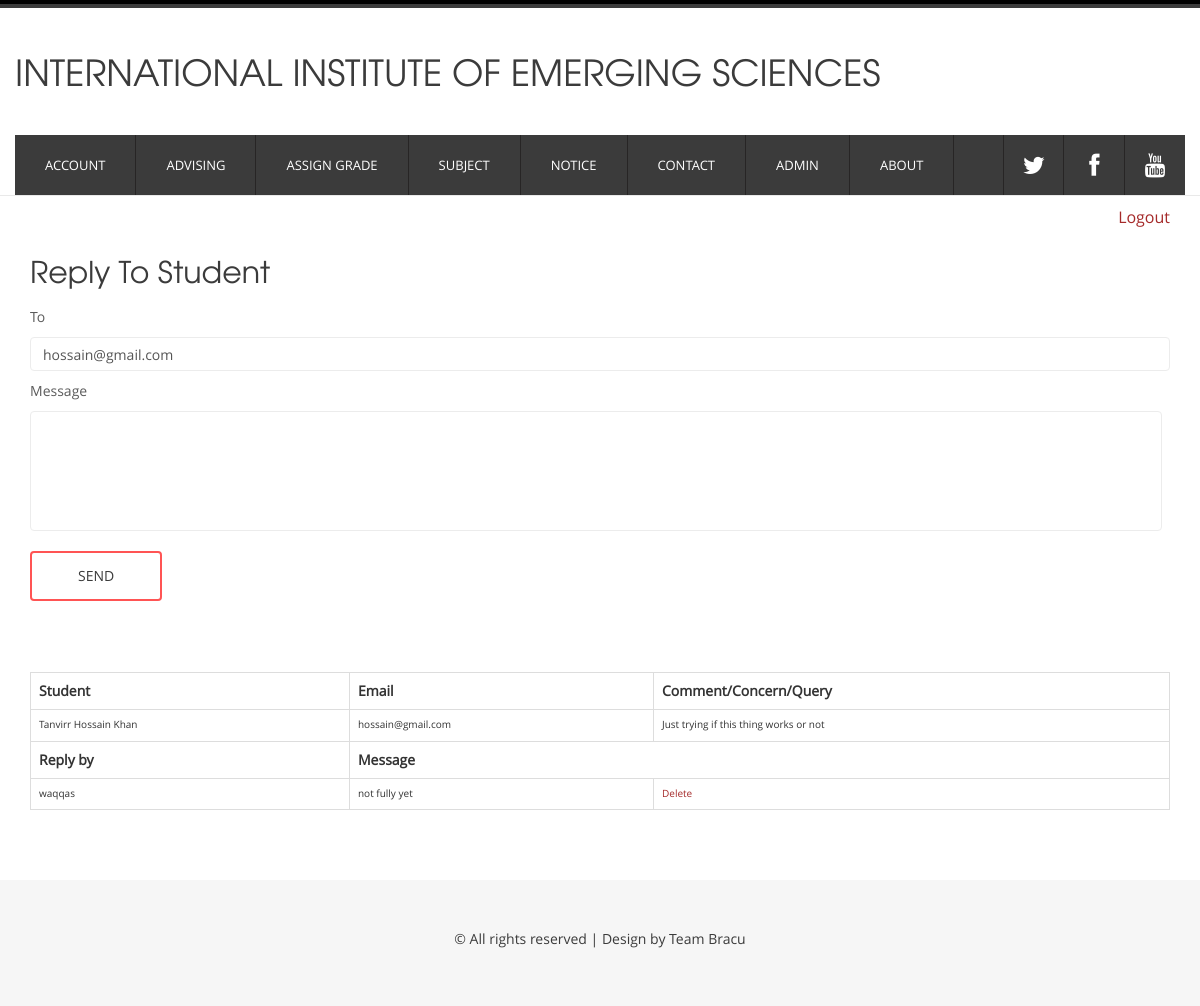
Screenshot of /includes/adminMail2.php?coId=13 (signed in) with the database file from the repository.
### tables this page shows
CREATE TABLE `contact` (
  `coId` int(4) NOT NULL,
  `name` varchar(100) NOT NULL,
  `emai` varchar(100) NOT NULL,
  `subject` text NOT NULL
);

CREATE TABLE `contact_reply` (
  `rplyid` int(11) NOT NULL,
  `coid` int(11) NOT NULL,
  `r_msg` varchar(250) NOT NULL,
  `rply_date` date NOT NULL,
  `rply_by` int(11) NOT NULL,
  `stemail` varchar(100) NOT NULL
);

### includes/adminMail2.php (the view, shortened to what this page needs)
<?php
    include_once 'headerInside2.php';
    include_once 'database.php';
    function getValue($conn,$id){
    $qry = "SELECT name FROM `admin` where adminid = $id";
    $rslt = mysqli_query($conn,$qry);
    $name = mysqli_fetch_assoc($rslt);
    return $name['name'];
}
if(isset($_REQUEST['coId'])){
    $coid = $_REQUEST['coId'];
    $qry = "select emai from contact where coId = $coid";
    $result = mysqli_query($conn,$qry);
    $contInfo = mysqli_fetch_assoc($result);
}
?>
<!DOCTYPE HTML>
<html>
<head>
<link href="css/bootstrap.min.css" rel='stylesheet' type='text/css' />
<link href="css/bootstrap.css" rel='stylesheet' type='text/css' />
<link href="css/style.css" rel="stylesheet" type="text/css" media="all" />
   	<link rel="stylesheet" href="fonts/css/font-awesome.min.css">
</head>
<body>
<div class="main_bg">
<div class="main_btm">
	<div class="container">
			<a href="logout.php" style="float:right; font-size:16px; color: brown;margin-top:10px; margin-bottom:10px" >Logout</a>
		<div class="main row">
			    <div class="col-md-12 company_ad">
				</div>
				<div class="col-md-12">
				  <div class="contact-form">
				  	<h2>Reply to Student</h2>
					    <form method="post">
					    	<div>
						    	<span>To</span>
                                                        <span><input type="text" name="to" id='to' value='<?php echo $contInfo['emai']?>' class="form-control" /></span>
						    </div>
					    	<div>
						    	<span>Message</span>
						    	<span><textarea name="content"  style="font-size:14px; color: darkgray"> </textarea></span>
						    </div>
						   <div>
                                                       <label class="fa-btn btn-1 btn-1e"><input type="submit" value="SEND" name="save"></label>
						  </div>
					    </form>
				    </div>
  			</div>
	</div>
</div>
<div class="container">
<div class="row">
        <div class="col-lg-12">
            <table class="table table-bordered" style width="100%" >
            	<tr style="font-size:14px">
                    <th>Student</th>
                    <th>Email</th>
                    <th colspan="10">Comment/Concern/Query</th>
                </tr>
                <?php
                $coid = $_REQUEST['coId'];
                $query = "SELECT name,coid,emai,subject FROM contact where coid =  $coid" ;
                $result1 = mysqli_query($conn, $query);
                $subject1 = mysqli_fetch_assoc($result1);
                echo ' <tr><td colspan="1">'.$subject1['name'].'</td><td colspan="1">'. $subject1['emai'].'</td><td colspan="10">'. $subject1['subject'].'</td></tr>';
                $query1 = "SELECT * FROM contact_reply where coid =  $coid" ;
                $result = mysqli_query($conn, $query1); ?>
                <tr style="font-size:14px">
                    <th >Reply by</th>
                    <th colspan="12">Message</th>
                </tr>
                <?php while($subject = mysqli_fetch_assoc($result)){    ?>
                <tr>
                <td colspan="1"><?php echo getValue($conn,$subject['rply_by']); ?></td>
                <td colspan="10"><?php echo  $subject['r_msg']; ?></td>
                <td colspan="1">
                    <a style="color:brown" title="Delete"  href="adminMail2.php?act=del&rid=<?php echo $subject['rplyid'] ?>&coId=<?php echo $coid?>">Delete
                    </a>
                </td>
            </tr>
                <?php
                }
                ?>
            </table>
        </div>
    </div>
</div>
</div>
<?php
    include_once 'footer.php';
?>
</body>
</html>

### css/style.css (style rules this page uses)
body { font-family: 'open_sansregular'; background:#ffffff; font-size: 100%; }
.main_bg { background: #ffffff; }
.main { padding: 5% 0; }
.fa-btn { font-size: 14px; background: none; cursor: pointer; padding: 12px 40px; display: inline-block; margin: 10px 0px; text-transform: uppercase; outline: none; position: relative; -webkit-transition: all 0.3s; -moz-transition: all 0.3s; transition: all 0.3s; border-radius: 4px; -webkit-border-radius: 4px; -moz-border-radius: 4px; -o-border-radius: 4px; }
.fa-btn:after { content: ''; position: absolute; z-index: -1; -webkit-transition: all 0.3s; -moz-transition: all 0.3s; transition: all 0.3s; }
.btn-1 { border: 2px solid #ff5454; color: #3b3b3b; }
.btn-1e { overflow: hidden; }
.btn-1e:after { width: 100%; height: 0; top: 50%; left: 50%; background: #ff5454; opacity: 0; -webkit-transform: translateX(-50%) translateY(-50%) rotate(45deg); -moz-transform: translateX(-50%) translateY(-50%) rotate(45deg); -ms-transform: translateX(-50%) translateY(-50%) rotate(45deg); transform: translateX(-50%) translateY(-50%) rotate(45deg); }
.main_btm { background: #FFFFFF; border-top: 1px solid rgb(233, 233, 233); }
.contact-form h2 { margin: 0 0 20px; text-transform: capitalize; font-size: 3em; color:#3b3b3b; font-family: 'texgyreadventorregular'; }
.contact-form span { display:block; text-transform: capitalize; font-size: 14px; color: #5b5b5b; font-weight: normal; margin-bottom: 10px; }
.contact-form textarea { font-family: 'Open Sans', 'sans-serif'; padding: 10px; display: block; width: 99.3333%; background: #ffffff; outline: none; color: #c0c0c0; font-size: 0.8725em; border: 1px solid #ECECEC; -webkit-appearance: none; resize: none; height: 120px; border-radius: 4px; -webkit-border-radius: 4px; -moz-border-radius: 4px; -o-border-radius: 4px; -webkit-transition: all 0.3s ease-in-out; -moz-transition: all 0.3s ease-in-out; -o-transition: all 0.3s ease-in-out; transition: all 0.3s ease-in-out; }
.form-control { box-shadow: none; border: 1px solid #ECECEC; -webkit-transition: all 0.3s ease-in-out; -moz-transition: all 0.3s ease-in-out; -o-transition: all 0.3s ease-in-out; transition: all 0.3s ease-in-out; }
.contact-form input[type="submit"] { font-family: 'open_sansregular'; -webkit-appearance: none; cursor: pointer; border: none; outline: none; background: none; text-transform: uppercase; font-weight: 100; }
.contact-form label { position: relative; z-index: 1; }

### rows the page displays
contact: to "hossain@gmail.com", name "Tanvirr Hossain Khan", emai "hossain@gmail.com", subject "Just trying if this thing works or not"
contact_reply: rply_by.name "waqqas", r_msg "not fully yet"
